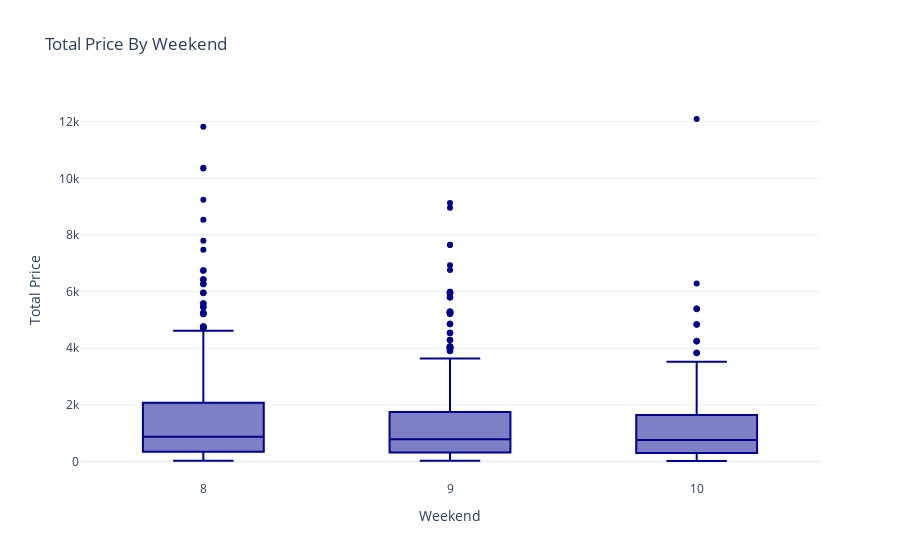

The notebook cell this image was saved under:
### Code cell
# TOTAL PRICE BY WEEKEND

# weekend = number of weekend in that month

fig = px.box(df, x='weekend', y='total_price', title='Total Price By Weekend')

box_color = 'darkblue'
fig.update_traces(marker=dict(color=box_color, outliercolor=box_color), selector=dict(type='box'))
fig.update_layout(xaxis_title='Weekend', yaxis_title='Total Price')
fig.show()

### Figure 1 — Plotly figure (JSON) as saved in the notebook; plotly's stock layout.template omitted (floating-point values rounded to 4 significant figures; data arrays with more than 128 entries replaced by an {"elided": "..."} marker saying what was removed)
{"data": [{"alignmentgroup": "True", "hovertemplate": "weekend=%{x}<br>total_price=%{y}<extra></extra>", "legendgroup": "", "marker": {"color": "darkblue", "outliercolor": "darkblue"}, "name": "", "notched": false, "offsetgroup": "", "orientation": "v", "showlegend": false, "type": "box", "x": {"elided": "676 int values"}, "x0": " ", "xaxis": "x", "y": {"elided": "676 float values"}, "y0": " ", "yaxis": "y"}], "layout": {"boxmode": "group", "legend": {"tracegroupgap": 0}, "title": {"text": "Total Price By Weekend"}, "xaxis": {"anchor": "y", "domain": [0, 1], "title": {"text": "Weekend"}}, "yaxis": {"anchor": "x", "domain": [0, 1], "title": {"text": "Total Price"}}}}
